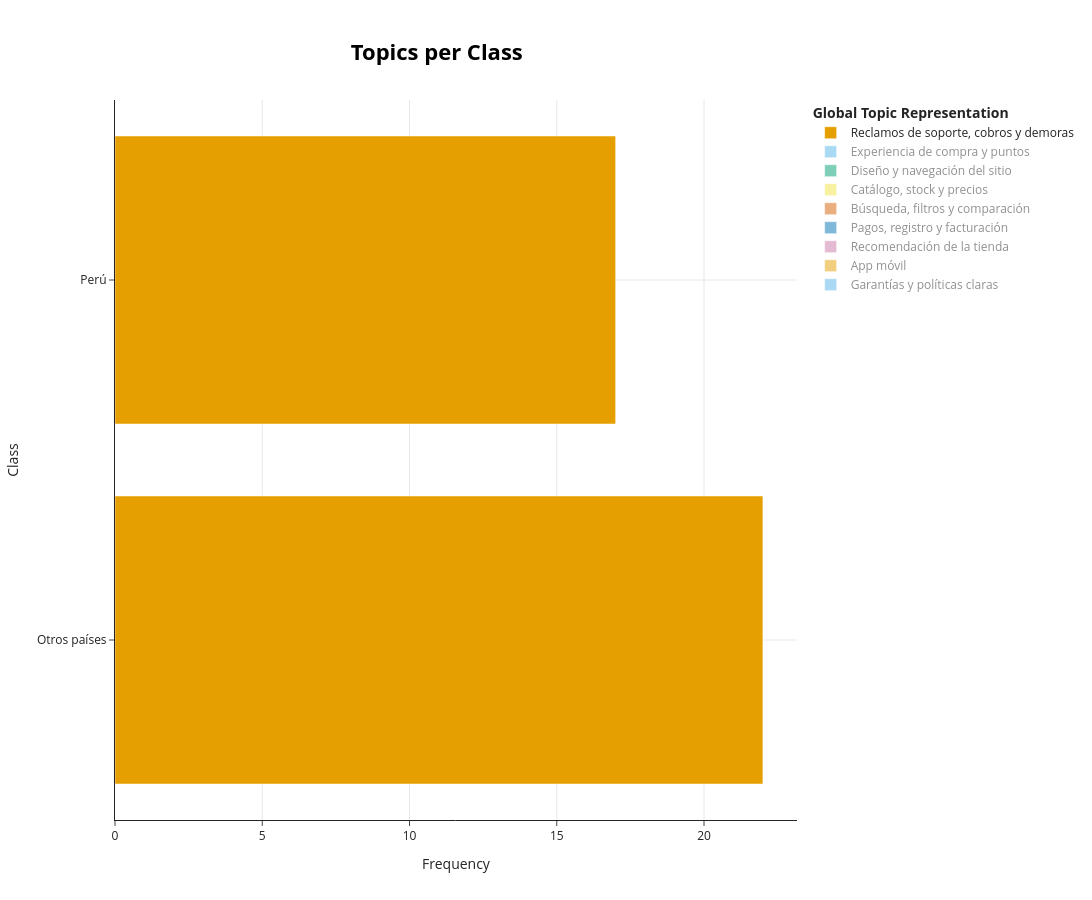

Source (notebook cell):
### Code cell
por_clase = topic_model.topics_per_class(docs, classes=df["grupo"].tolist())
fig = topic_model.visualize_topics_per_class(por_clase, custom_labels=True)
fig.write_html(SALIDAS / "topicos_por_grupo.html", include_plotlyjs="cdn")
fig.show()

### Figure 1 — Plotly figure (JSON) as saved in the notebook; plotly's stock layout.template omitted (floating-point values rounded to 4 significant figures)
{"data": [{"hoverinfo": "text", "hovertext": ["<b>Topic 0</b><br>Words: correo, soporte, pedido, tiempo, error", "<b>Topic 0</b><br>Words: soporte, tardo, chat, semana, pedido"], "marker": {"color": "#E69F00"}, "name": "Reclamos de soporte, cobros y demoras", "orientation": "h", "type": "bar", "visible": true, "x": [22, 17], "y": ["Otros países", "Perú"]}, {"hoverinfo": "text", "hovertext": ["<b>Topic 1</b><br>Words: compra, puntos, programa, experiencia, tienda", "<b>Topic 1</b><br>Words: envio, compra, ofertas, tienda, pena"], "marker": {"color": "#56B4E9"}, "name": "Experiencia de compra y puntos", "orientation": "h", "type": "bar", "visible": "legendonly", "x": [10, 6], "y": ["Otros países", "Perú"]}, {"hoverinfo": "text", "hovertext": ["<b>Topic 2</b><br>Words: buena, sitio, rapidas, virtual, usando", "<b>Topic 2</b><br>Words: sitio, funciona, general, atencion, buena"], "marker": {"color": "#009E73"}, "name": "Diseño y navegación del sitio", "orientation": "h", "type": "bar", "visible": "legendonly", "x": [7, 6], "y": ["Otros países", "Perú"]}, {"hoverinfo": "text", "hovertext": ["<b>Topic 3</b><br>Words: producto, stock, disponible, fotos, marcas", "<b>Topic 3</b><br>Words: producto, variedad, marcas, perdi, oferta"], "marker": {"color": "#F0E442"}, "name": "Catálogo, stock y precios", "orientation": "h", "type": "bar", "visible": "legendonly", "x": [13, 6], "y": ["Otros países", "Perú"]}, {"hoverinfo": "text", "hovertext": ["<b>Topic 4</b><br>Words: productos, decidir, busqueda, comparar, gusto", "<b>Topic 4</b><br>Words: productos, similares, comparar, busqueda, especificaciones"], "marker": {"color": "#D55E00"}, "name": "Búsqueda, filtros y comparación", "orientation": "h", "type": "bar", "visible": "legendonly", "x": [9, 5], "y": ["Otros países", "Perú"]}, {"hoverinfo": "text", "hovertext": ["<b>Topic 5</b><br>Words: cuenta, registro, crear, rapido, proceso", "<b>Topic 5</b><br>Words: proceso, registro, pago, esperaba, tarjeta"], "marker": {"color": "#0072B2"}, "name": "Pagos, registro y facturación", "orientation": "h", "type": "bar", "visible": "legendonly", "x": [5, 7], "y": ["Otros países", "Perú"]}, {"hoverinfo": "text", "hovertext": ["<b>Topic 6</b><br>Words: tecnologia, cumple, preferida, general, tienda", "<b>Topic 6</b><br>Words: amplio, seguire, equipos, proximos, general"], "marker": {"color": "#CC79A7"}, "name": "Recomendación de la tienda", "orientation": "h", "type": "bar", "visible": "legendonly", "x": [4, 5], "y": ["Otros países", "Perú"]}, {"hoverinfo": "text", "hovertext": ["<b>Topic 7</b><br>Words: celular, app, pantallas, recibir, quedan", "<b>Topic 7</b><br>Words: app, movil, funciona, cierra, fuera"], "marker": {"color": "#E69F00"}, "name": "App móvil", "orientation": "h", "type": "bar", "visible": "legendonly", "x": [3, 3], "y": ["Otros países", "Perú"]}, {"hoverinfo": "text", "hovertext": ["<b>Topic 8</b><br>Words: conforme, claro, garantia, politicas, principio", "<b>Topic 8</b><br>Words: conforme, politicas, satisfecho, quede, principio"], "marker": {"color": "#56B4E9"}, "name": "Garantías y políticas claras", "orientation": "h", "type": "bar", "visible": "legendonly", "x": [5, 2], "y": ["Otros países", "Perú"]}], "layout": {"height": 900, "hoverlabel": {"bgcolor": "white", "font": {"family": "Rockwell", "size": 16}}, "legend": {"title": {"text": "<b>Global Topic Representation"}}, "title": {"font": {"color": "Black", "size": 22}, "text": "<b>Topics per Class</b>", "x": 0.4, "xanchor": "center", "y": 0.95, "yanchor": "top"}, "width": 1250, "xaxis": {"showgrid": true, "title": {"text": "Frequency"}}, "yaxis": {"showgrid": true, "title": {"text": "Class"}}}}
